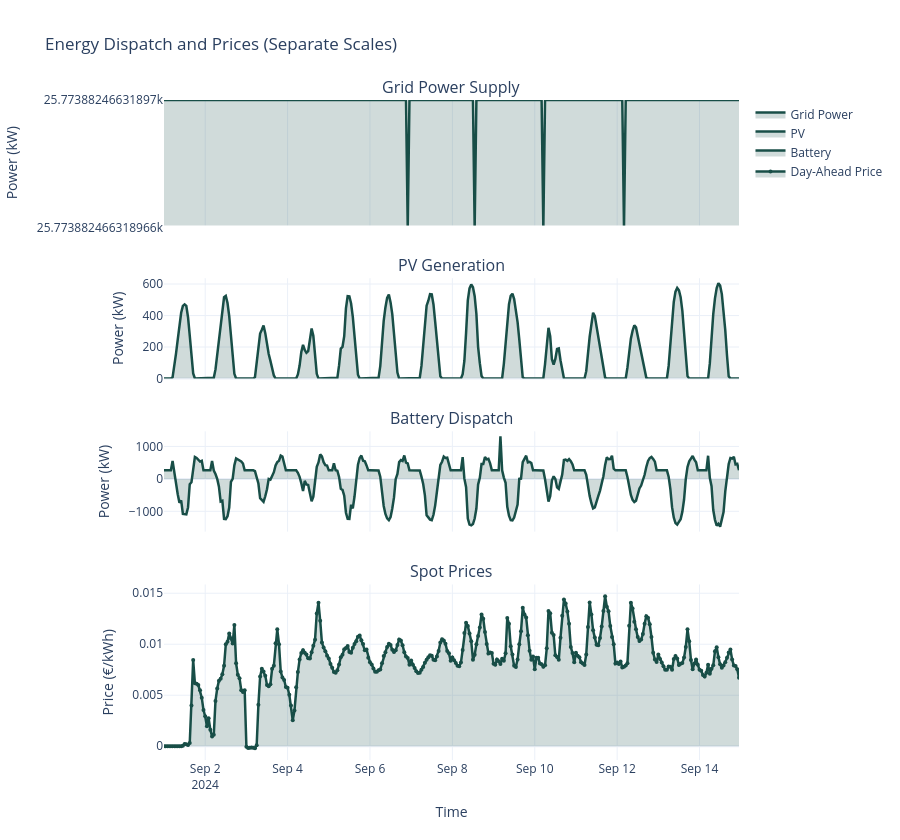

This figure's notebook cell:
### Code cell
# ===== Improved Plot with Better Visibility =====
# Create a multi-row layout with separate scales for each component
fig_improved = make_subplots(
    rows=4, cols=1,
    shared_xaxes=True,
    subplot_titles=("Grid Power Supply", "PV Generation", "Battery Dispatch", "Spot Prices"),
    row_heights=[0.25, 0.2, 0.2, 0.35],
    vertical_spacing=0.08,
    specs=[[{}], [{}], [{}], [{}]]
)

# === Row 1: Grid Power (zoomed to actual range to show variations) ===
fig_improved.add_trace(
    go.Scatter(
        x=timesteps,
        y=grid_power,
        name="Grid Power",
        mode='lines',
        line=dict(color='#184e47', width=2.5),
        fill='tozeroy',
        fillcolor='rgba(24, 78, 71, 0.2)',
        hovertemplate='<b>%{x}</b><br>Grid Power: %{y:.1f} kW<extra></extra>'
    ),
    row=1, col=1
)

# === Row 2: PV Generation (smaller scale) ===
fig_improved.add_trace(
    go.Scatter(
        x=timesteps,
        y=pv_dispatch,
        name="PV",
        mode='lines',
        line=dict(color='#184e47', width=2.5),
        fill='tozeroy',
        fillcolor='rgba(24, 78, 71, 0.2)',
        hovertemplate='<b>%{x}</b><br>PV: %{y:.1f} kW<extra></extra>'
    ),
    row=2, col=1
)

# === Row 3: Battery (can be positive or negative) ===
# Add a zero line for reference
fig_improved.add_hline(y=0, line_dash="dash", line_color="gray", opacity=0.5, row=3, col=1)

fig_improved.add_trace(
    go.Scatter(
        x=timesteps,
        y=battery_dispatch,
        name="Battery",
        mode='lines',
        line=dict(color='#184e47', width=2.5),
        fill='tozeroy',
        fillcolor='rgba(24, 78, 71, 0.2)',
        hovertemplate='<b>%{x}</b><br>Battery: %{y:.1f} kW<extra></extra>'
    ),
    row=3, col=1
)

# === Row 4: Prices ===
if day_ahead_prices_corrected is not None:
    fig_improved.add_trace(
        go.Scatter(
            x=timesteps,
            y=day_ahead_prices_corrected,
            name="Day-Ahead Price",
            mode='lines+markers',
            line=dict(color='#184e47', width=2.5),
            marker=dict(size=4, color='#184e47'),
            fill='tozeroy',
            fillcolor='rgba(24, 78, 71, 0.2)',
            hovertemplate='<b>%{x}</b><br>Price: €%{y:.3f}/kWh<extra></extra>'
        ),
        row=4, col=1
    )

# Update y-axes labels and ranges
fig_improved.update_yaxes(title_text="Power (kW)", row=1, col=1)
fig_improved.update_yaxes(title_text="Power (kW)", row=2, col=1)
fig_improved.update_yaxes(title_text="Power (kW)", row=3, col=1)
if day_ahead_prices_corrected is not None:
    fig_improved.update_yaxes(title_text="Price (€/kWh)", row=4, col=1)

# Set appropriate y-axis range for grid power to show small variations
grid_power_min = grid_power.min()
grid_power_max = grid_power.max()
grid_power_margin = (grid_power_max - grid_power_min) * 0.1  # 10% margin
fig_improved.update_yaxes(
    range=[grid_power_min - grid_power_margin, grid_power_max + grid_power_margin],
    row=1, col=1
)

fig_improved.update_xaxes(title_text="Time", row=4, col=1)

fig_improved.update_layout(
    title="Energy Dispatch and Prices (Separate Scales)",
    height=840,
    hovermode='x unified',
    showlegend=True,
    template='plotly_white'
)

fig_improved.show()

print(f"\n✓ Improved visualization created with separate scales:")
print(f"  Grid Power range: {grid_power_min:.0f} - {grid_power_max:.0f} kW (zoomed to show variations)")
print(f"  PV scale: 0 - {pv_dispatch.max():.0f} kW")
print(f"  Battery scale: {battery_dispatch.min():.0f} - {battery_dispatch.max():.0f} kW")

### Figure 1 — Plotly figure (JSON) as saved in the notebook; plotly's stock layout.template omitted (floating-point values rounded to 4 significant figures; data arrays with more than 128 entries replaced by an {"elided": "..."} marker saying what was removed)
{"data": [{"fill": "tozeroy", "fillcolor": "rgba(24, 78, 71, 0.2)", "hovertemplate": "<b>%{x}</b><br>Grid Power: %{y:.1f} kW<extra></extra>", "line": {"color": "#184e47", "width": 2.5}, "mode": "lines", "name": "Grid Power", "type": "scatter", "x": {"elided": "336 str values"}, "xaxis": "x", "y": {"elided": "336 float values"}, "yaxis": "y"}, {"fill": "tozeroy", "fillcolor": "rgba(24, 78, 71, 0.2)", "hovertemplate": "<b>%{x}</b><br>PV: %{y:.1f} kW<extra></extra>", "line": {"color": "#184e47", "width": 2.5}, "mode": "lines", "name": "PV", "type": "scatter", "x": {"elided": "336 str values"}, "xaxis": "x2", "y": {"elided": "1008 float values"}, "yaxis": "y2"}, {"fill": "tozeroy", "fillcolor": "rgba(24, 78, 71, 0.2)", "hovertemplate": "<b>%{x}</b><br>Battery: %{y:.1f} kW<extra></extra>", "line": {"color": "#184e47", "width": 2.5}, "mode": "lines", "name": "Battery", "type": "scatter", "x": {"elided": "336 str values"}, "xaxis": "x3", "y": {"elided": "336 float values"}, "yaxis": "y3"}, {"fill": "tozeroy", "fillcolor": "rgba(24, 78, 71, 0.2)", "hovertemplate": "<b>%{x}</b><br>Price: €%{y:.3f}/kWh<extra></extra>", "line": {"color": "#184e47", "width": 2.5}, "marker": {"color": "#184e47", "size": 4}, "mode": "lines+markers", "name": "Day-Ahead Price", "type": "scatter", "x": {"elided": "336 str values"}, "xaxis": "x4", "y": {"elided": "336 float values"}, "yaxis": "y4"}], "layout": {"annotations": [{"font": {"size": 16}, "showarrow": false, "text": "Grid Power Supply", "x": 0.5, "xanchor": "center", "xref": "paper", "y": 1, "yanchor": "bottom", "yref": "paper"}, {"font": {"size": 16}, "showarrow": false, "text": "PV Generation", "x": 0.5, "xanchor": "center", "xref": "paper", "y": 0.73, "yanchor": "bottom", "yref": "paper"}, {"font": {"size": 16}, "showarrow": false, "text": "Battery Dispatch", "x": 0.5, "xanchor": "center", "xref": "paper", "y": 0.498, "yanchor": "bottom", "yref": "paper"}, {"font": {"size": 16}, "showarrow": false, "text": "Spot Prices", "x": 0.5, "xanchor": "center", "xref": "paper", "y": 0.266, "yanchor": "bottom", "yref": "paper"}], "height": 840, "hovermode": "x unified", "showlegend": true, "title": {"text": "Energy Dispatch and Prices (Separate Scales)"}, "xaxis": {"anchor": "y", "domain": [0, 1], "matches": "x4", "showticklabels": false}, "xaxis2": {"anchor": "y2", "domain": [0, 1], "matches": "x4", "showticklabels": false}, "xaxis3": {"anchor": "y3", "domain": [0, 1], "matches": "x4", "showticklabels": false}, "xaxis4": {"anchor": "y4", "domain": [0, 1], "title": {"text": "Time"}}, "yaxis": {"anchor": "x", "domain": [0.81, 1], "range": [25770.0, 25770.0], "title": {"text": "Power (kW)"}}, "yaxis2": {"anchor": "x2", "domain": [0.578, 0.73], "title": {"text": "Power (kW)"}}, "yaxis3": {"anchor": "x3", "domain": [0.346, 0.498], "title": {"text": "Power (kW)"}}, "yaxis4": {"anchor": "x4", "domain": [0, 0.266], "title": {"text": "Price (€/kWh)"}}}}
